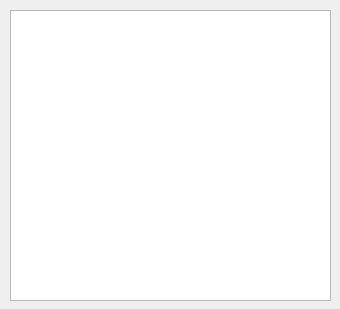
<?xml version="1.0" encoding="UTF-8"?>
<ui version="4.0">
 <class>text_widget_frame_1</class>
 <widget class="QWidget" name="text_widget_frame_1">
  <property name="geometry">
   <rect>
    <x>0</x>
    <y>0</y>
    <width>340</width>
    <height>309</height>
   </rect>
  </property>
  <property name="windowTitle">
   <string>Form</string>
  </property>
  <widget class="QTextBrowser" name="text_widget_1">
   <property name="geometry">
    <rect>
     <x>10</x>
     <y>10</y>
     <width>321</width>
     <height>291</height>
    </rect>
   </property>
  </widget>
 </widget>
 <resources/>
 <connections/>
</ui>
